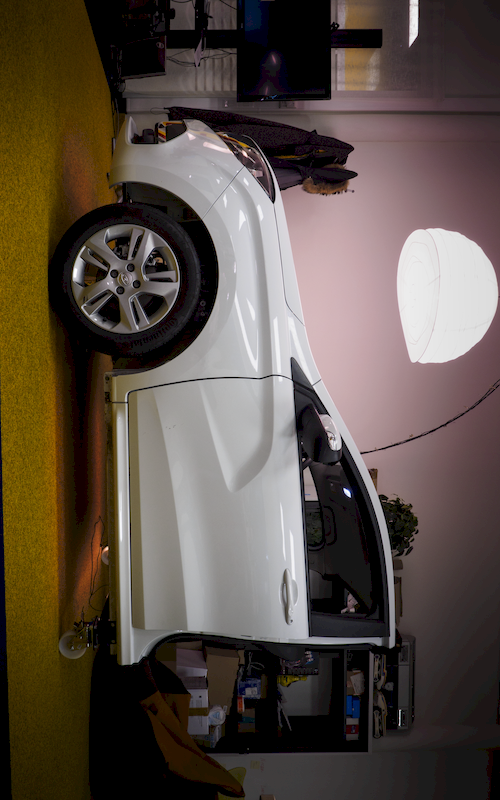
//> input picture vasin_a_a/bin.win64.vc2015.dbg/src.png, 500 x 800 px
$ ./cv_fourth_lab   (built with g++ and OpenCV 4)
//> lines starting //> are read from the running program, lines starting //| are printed output that depends on the picture; after the words box and inside, x2 and y2 are one past the last pixel; in counts of white or black regions, pixels touching at a corner belong together
#include "opencv2/imgproc/imgproc.hpp"
#include "opencv2/highgui/highgui.hpp"
#include <stdlib.h>
#include <stdio.h>

using namespace cv;

int main(int argc, char** argv)
{
	Mat src, dst;

	src = imread("src.png", CV_LOAD_IMAGE_GRAYSCALE);
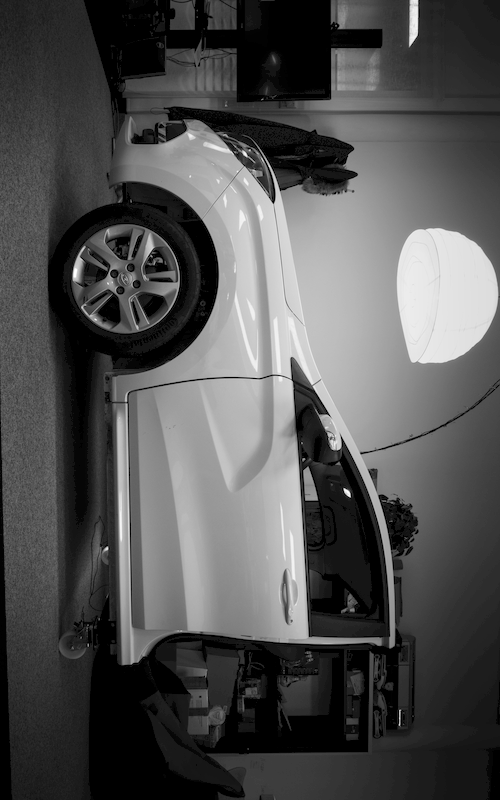
//> src: 800 rows x 500 cols, CV_8UC1; min 0, max 255, mean 81.2
	equalizeHist(src, src);
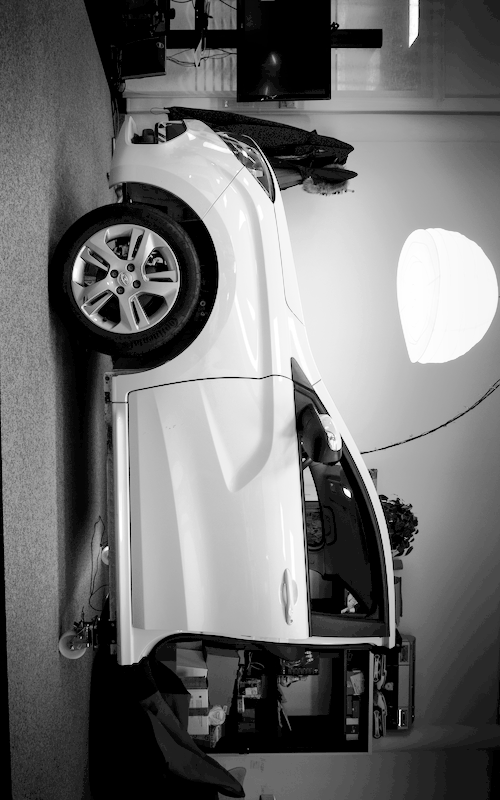
//> src: 800 rows x 500 cols, CV_8UC1; min 0, max 255, mean 111.9

	Mat kernel;
	kernel = Mat::ones(1, 2, CV_32F);
	kernel.at<float>(0, 0) = -0.5;
	kernel.at<float>(0, 1) = 0.5;

	filter2D(src, dst, -1, kernel);
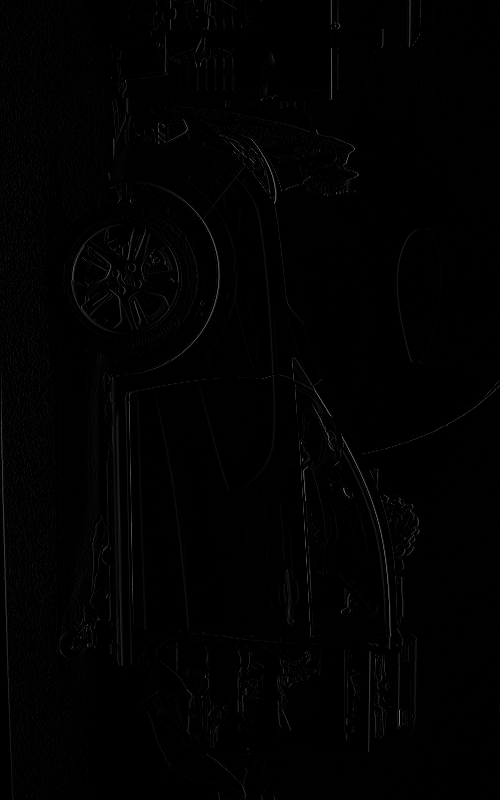
//> dst: 800 rows x 500 cols, CV_8UC1; min 0, max 118, mean 1.5

	Mat joinedImg(src.rows, src.cols * 2, CV_8U);
	src.copyTo(joinedImg(Rect(0, 0, src.cols, src.rows)));
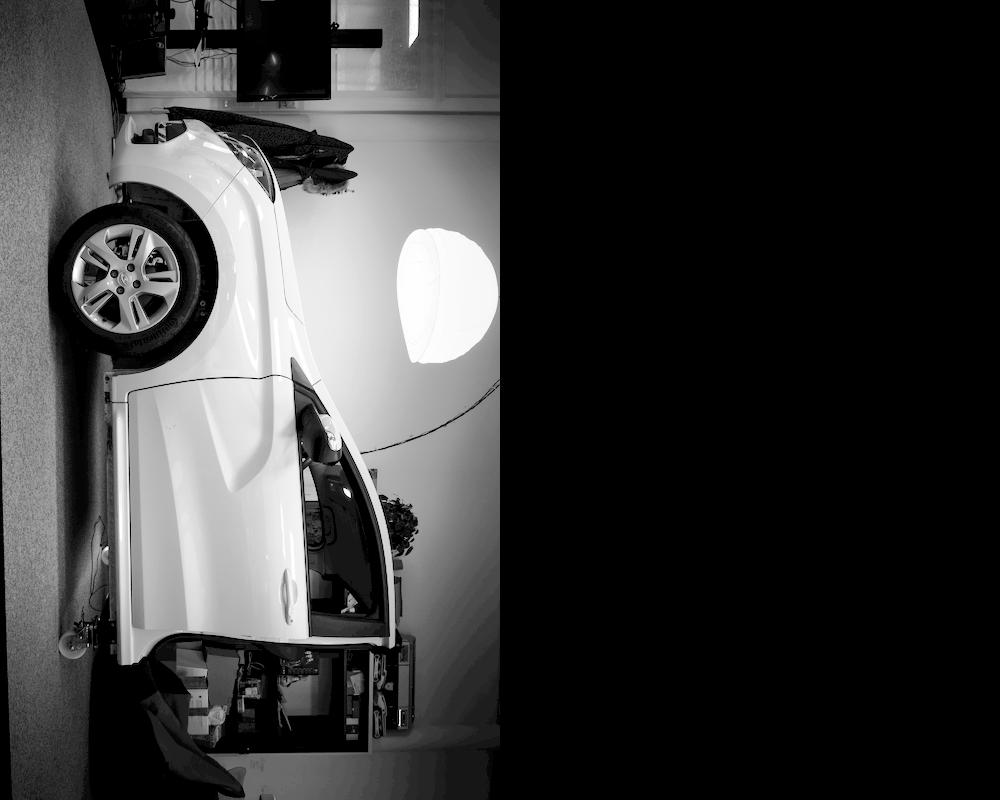
//> joinedImg: 800 rows x 1000 cols, CV_8UC1; min 0, max 255, mean 55.9
	dst.copyTo(joinedImg(Rect(src.cols, 0, src.cols, src.rows)));
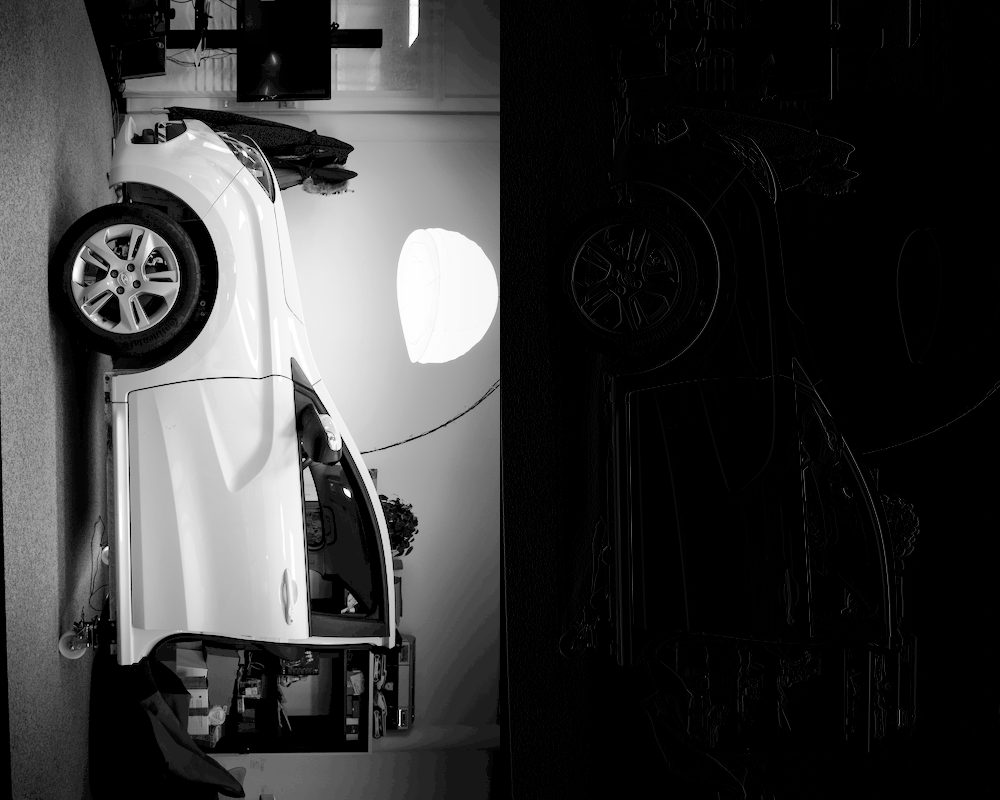
//> joinedImg: 800 rows x 1000 cols, CV_8UC1; 9.78% of pixels changed, all inside (x1, y1, x2, y2) = (500, 0, 1000, 800)

	imshow("L_4", joinedImg);
	imwrite("result/L_4.png", joinedImg);

	waitKey(0);

	return 0;
}

$ run again, with vasin_a_a/bin.win64.vc2015.dbg/pic1d.jpg saved as vasin_a_a/bin.win64.vc2015.dbg/src.png
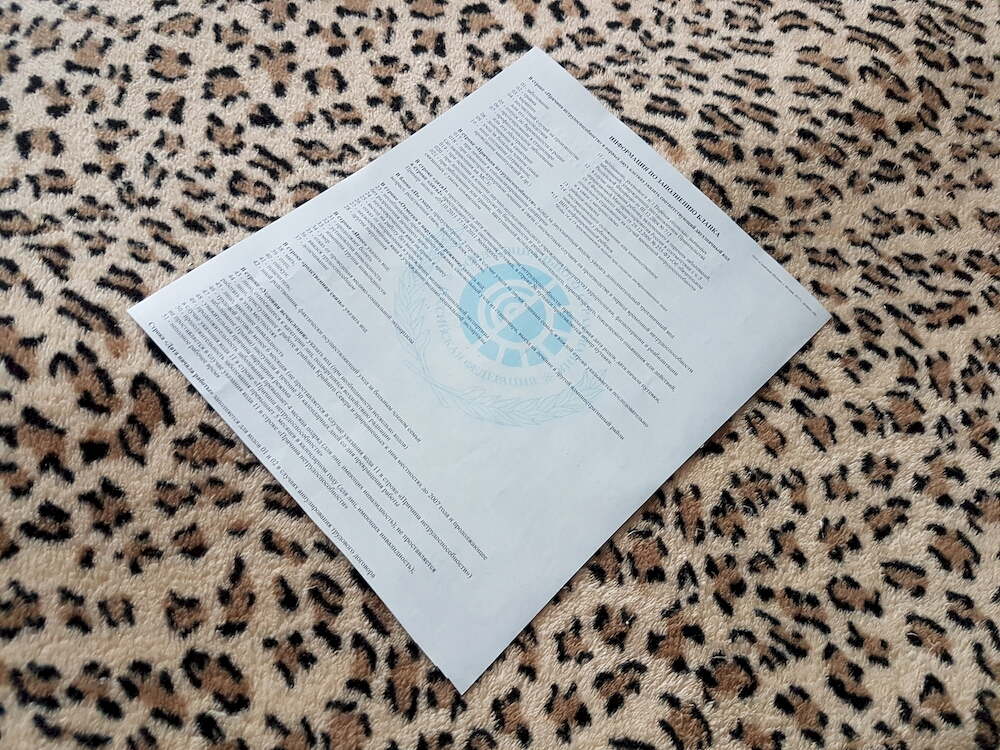
//> input picture vasin_a_a/bin.win64.vc2015.dbg/pic1d.jpg, 1000 x 750 px
//> `filter2D(src, dst, -1, kernel);`:
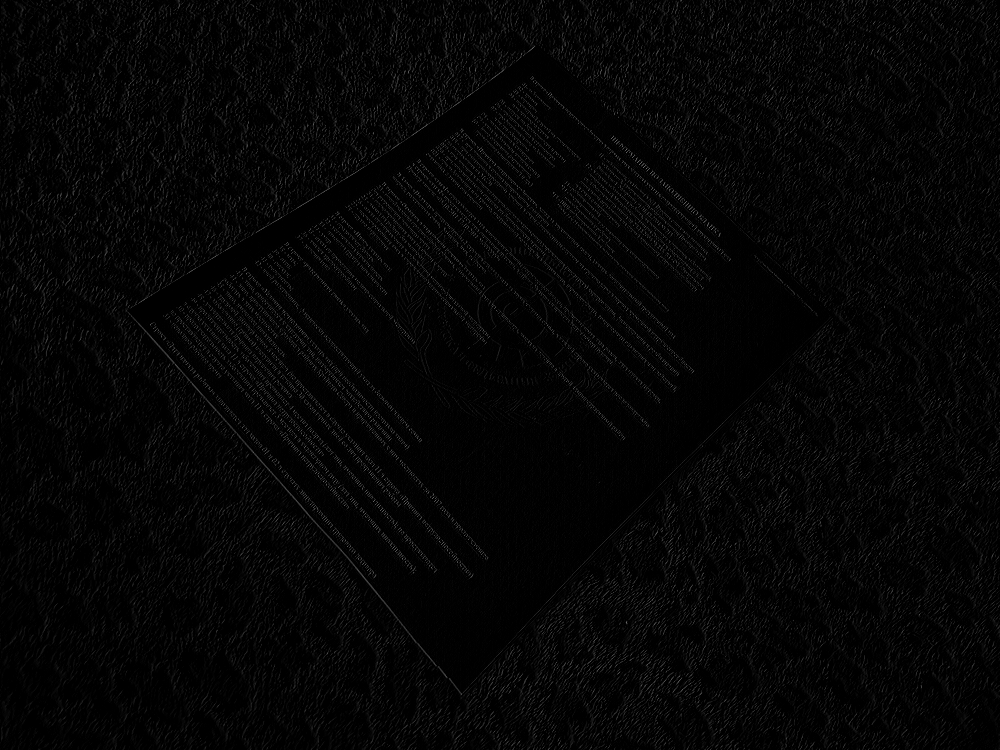
//> dst: 750 rows x 1000 cols, CV_8UC1; min 0, max 110, mean 5.2
//> `src.copyTo(joinedImg(Rect(0, 0, src.cols, src.rows)));`:
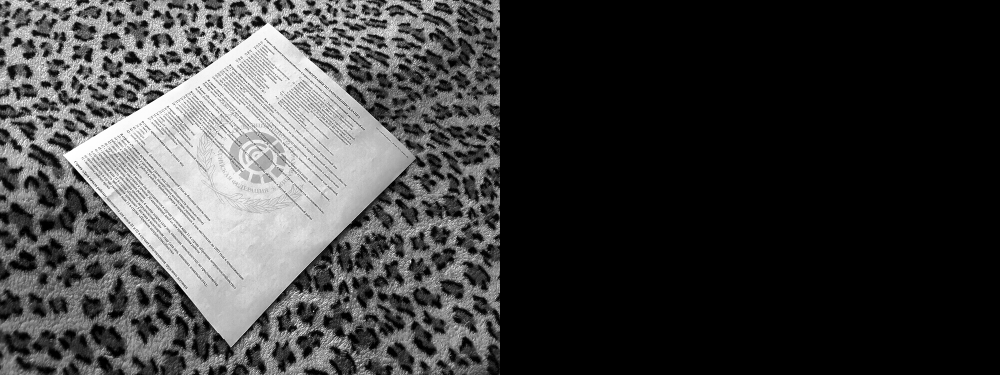
//> joinedImg: 750 rows x 2000 cols, CV_8UC1 (shown at 1/2 size); min 0, max 255, mean 62.5
